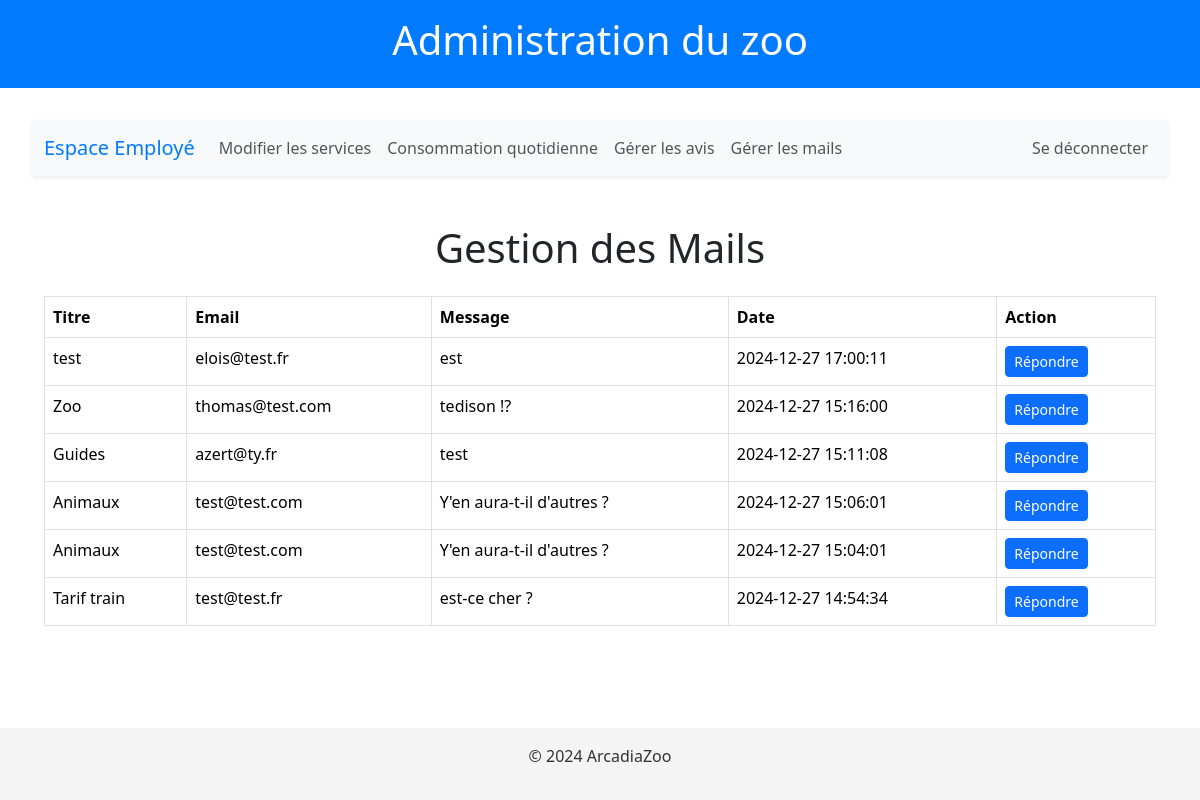
The app's page /manage-mails (signed in) with its own data.
### tables this page shows
CREATE TABLE `contacts` (
  `id` int NOT NULL,
  `title` varchar(255) NOT NULL,
  `email` varchar(255) NOT NULL,
  `message` text NOT NULL,
  `created_at` timestamp NULL DEFAULT CURRENT_TIMESTAMP,
  `status` enum('pending','replied') DEFAULT 'pending'
);

### controllers/ContactController.php (called while the page is built, shortened)
<?php
class ContactController {
    private $contactModel;
    public function __construct() {
        $this->contactModel = new Contact();
    }
    public function manageMails() {
        $mails = $this->contactModel->getAllMails();
        require_once __DIR__ . '/../views/employe/manage-mails.php';
    }
}

### public/index.php (called while the page is built, shortened)
<?php
require_once __DIR__ . '/../config/Database.php';
require_once __DIR__ . '/../controllers/ContactController.php';
require_once __DIR__ . '/../models/Contact.php';
$router = new Router();
$router->add('/', function() {
    $publicController = new PublicController();
    $publicController->home();
});
$router->add('/login', function() {
    require_once __DIR__ . '/../views/login.php';
});
$router->add('/login-submit', function() {
    $loginController = new LoginController();
    $loginController->login();
});
$router->add('/logout', function() {
    session_start();
    session_destroy();
    header('Location: /login');
    exit;
});
$router->add('/admin-dashboard', function() {
    require_once __DIR__ . '/../views/admin/admin-dashboard.php';
});
$router->add('/employee-dashboard', function() {
    require_once __DIR__ . '/../views/employe/employee-dashboard.php';
});
$router->add('/veto-dashboard', function() {
    require_once __DIR__ . '/../views/veto/veto-dashboard.php';
});
$router->add('/create-user', function() {
    $userController = new UserController();
    $userController->createUser();
});
$router->add('/create-user-submit', function() {
    $userController = new UserController();
    $userController->createUser();
});
$router->add('/showHours', function() {
    $openingHoursController = new OpeningHoursController();
    $openingHoursController->showHours();
});
$router->add('/updateHours', function() {
    $openingHoursController = new OpeningHoursController();
    $openingHoursController->updateHours();
});
$router->add('/list-habitats', function() {
    $habitatController = new HabitatController();
    $habitatController->listHabitats();
});
$router->add('/create-habitat', function() {
    $habitatController = new HabitatController();
    $habitatController->createHabitat();
});
$router->add('/create-habitat-submit', function() {
    $habitatController = new HabitatController();
    $habitatController->createHabitat();
});
$router->add('/edit-habitat', function() {
    $habitatController = new HabitatController();
    $habitatController->editHabitat();
});
$router->add('/delete-habitat', function() {
    $habitatController = new HabitatController();
    $habitatController->deleteHabitat();
});
$router->add('/list-animals', function() {
    $animalController = new AnimalController();
    $animalController->listAnimals();
});
$router->add('/create-animal', function() {
    $animalController = new AnimalController();
    $animalController->createAnimal();
});
$router->add('/create-animal-submit', function() {
    $animalController = new AnimalController();
    $animalController->createAnimal();
});
$router->add('/edit-animal', function() {
    $animalController = new AnimalController();
    $animalController->editAnimal();
});
$router->add('/delete-animal', function() {
    $animalController = new AnimalController();
    $animalController->deleteAnimal();
});
$router->add('/admin-animal-count', function() {
    $animalController = new AnimalController();
    $animalController->showAnimalCount();
});
$router->add('/list-services', function() {
    $serviceController = new ServiceController();
    $serviceController->listServices();
});
$router->add('/create-service', function() {
    $serviceController = new ServiceController();
    $serviceController->createService();
});
$router->add('/create-service-submit', function() {
    $serviceController = new ServiceController();
    $serviceController->createService();
});
$router->add('/edit-services', function() {
    $serviceController = new ServiceController();
    $serviceController->editService();
});
$router->add('/edit-service-submit', function() {
    $serviceController = new ServiceController();
    $serviceController->updateService();
});
$router->add('/edit-services', function() {
    $serviceController = new ServiceController();
    $serviceController->listService();
});
$router->add('/delete-service', function() {
    $serviceController = new ServiceController();
    $serviceController->deleteService();
});
$router->add('/add-feeding', function() {
    $feedingController = new FeedingController(new FeedingModel(), new Animal());
    $feedingController->addFeeding();
});
$router->add('/animal-consumptions', function() {
    $feedingModel = new FeedingModel();
    $feedingController = new FeedingController(new FeedingModel(), new Animal());
    $feedingController->listConsumptions();
});
$router->add('/manage-mails', function() {
    $contactController = new ContactController();
    $contactController->manageMails();
});
$router->add('/reply', function() {
    $id = $_GET['id'] ?? null;
    $contactController = new ContactController();
    $contactController->reply($id);
});
$router->add('/send-reply', function() {
    $contactController = new ContactController();
    $contactController->sendReply();
});
$router->add('/animal-reports', function() {
    $reportController = new ReportController();
    $reportController->listReports();
});
$router->add('/add-animal-report', function() {
    $reportController = new ReportController();
    $reportController->addReport();
});
$router->add('/add-habitat-review', function() {
    $habitatController = new HabitatController();
    $habitatController->addReview();
});
$router->add('/dashboard', function() {
    $adminController = new AdminController();
    $adminController->dashboard();
});
$router->add('/manage-reviews', function() {
    $reviewController = new ReviewController();
    $reviewController->manageReviews();
});
$router->add('/update-review', function() {
    $reviewController = new ReviewController();
    $reviewController->updateReview();
});
$router->add('/home', function() {
    $publicController = new PublicController();
    $publicController->home();
});
$router->add('/services', function() {
    $publicController = new PublicController();
    $publicController->services();
});
$router->add('/habitats', function() {
    $publicController = new PublicController();
    $publicController->showHabitats();
});
$router->add('/animal', function() {
    $animalController = new AnimalController();
    $animalController->showAnimalDetails();
});
$router->add('/notice', function() {
    $publicController = new PublicController();
    $publicController->notice();
});
$router->add('/submit-review', function() {
    $reviewController = new ReviewController();
    $reviewController->submitReview();
});
$router->add('/manage-reviews', function() {
    $reviewController = new ReviewController();
    $reviewController->manageReviews();
});
$router->add('/update-review', function() {
    $reviewController = new ReviewController();
    $reviewController->updateReview();
});
$router->add('/contact', function() {
    $contactController = new ContactController();
    $contactController->submitContact();
});
$router->add('/legacy', function() {
    $publicController = new PublicController();
    $publicController->legalNotice();
});
$requestPath = parse_url($_SERVER['REQUEST_URI'], PHP_URL_PATH);
$router->dispatch($requestPath);

### models/Contact.php (called while the page is built, shortened)
<?php
class Contact {
    private $conn;
    public function __construct() {
        $database = new Database();
        $this->conn = $database->getConnection();
    }
    public function getAllMails() {
        $query = $this->conn->prepare('SELECT * FROM contacts ORDER BY created_at DESC');
        $query->execute();
        return $query->fetchAll(PDO::FETCH_ASSOC);
    }
}

### config/Database.php (called while the page is built, shortened)
<?php
class Database {
    private $host = 'localhost';
    private $dName = 'arcadia';
    private $username = 'eliess';
    private $password = 'Eliess2001#@!';
    public function getConnection() {
        $this->conn = null;
        try {
            $this->conn = new PDO("mysql:host={$this->host};dbname={$this->dName}", $this->username, $this->password);
            $this->conn->setAttribute(PDO::ATTR_ERRMODE, PDO::ERRMODE_EXCEPTION);
        } catch (PDOException $exception) {
            echo "Erreur de connexion : " . $exception->getMessage();
        }
        return $this->conn;
    }
}

### views/employe/manage-mails.php (the view, shortened to what this page needs)
<?php include __DIR__ . '/../template/header.php'; ?>
<nav class="navbar navbar-expand-lg navbar-light bg-light shadow-sm">
    <div class="container-fluid">
        <a class="navbar-brand" href="/employee-dashboard">Espace Employé</a>
        <div class="collapse navbar-collapse" id="navbarNav">
            <ul class="navbar-nav">
                <li class="nav-item">
                    <a class="nav-link" href="/edit-services">Modifier les services</a>
                </li>
                <li class="nav-item">
                    <a class="nav-link" href="/add-feeding">Consommation quotidienne</a>
                </li>
                <li class="nav-item">
                    <a class="nav-link" href="/manage-reviews">Gérer les avis</a>
                </li>
                <li class="nav-item">
                    <a class="nav-link" href="/manage-mails">Gérer les mails</a>
                </li>
            </ul>
            <ul class="navbar-nav ms-auto">
                <li class="nav-item">
                    <a class="nav-link btn btn-outline-danger" href="/logout">Se déconnecter</a>
                </li>
            </ul>
        </div>
    </div>
</nav>
<div class="container mt-5">
    <h1 class="text-center">Gestion des Mails</h1>
    <table class="table table-bordered mt-4">
        <thead>
            <tr>
                <th>Titre</th>
                <th>Email</th>
                <th>Message</th>
                <th>Date</th>
                <th>Action</th>
            </tr>
        </thead>
        <tbody>
            <?php foreach ($mails as $mail): ?>
                <tr>
                    <td><?= htmlspecialchars($mail['title']) ?></td>
                    <td><?= htmlspecialchars($mail['email']) ?></td>
                    <td><?= htmlspecialchars($mail['message']) ?></td>
                    <td><?= htmlspecialchars($mail['created_at']) ?></td>
                    <td>
                        <a href="/reply?id=<?= $mail['id'] ?>" class="btn btn-primary btn-sm">Répondre</a>
                    </td>
                </tr>
            <?php endforeach; ?>
        </tbody>
    </table>
</div>
<?php include __DIR__ . '/../template/footer.php'; ?>

### public/css/styles.css (style rules this page uses)
body { font-family: 'Roboto', sans-serif; line-height: 1.6; margin: 0; padding: 0; }
.navbar-light .navbar-nav .nav-link { color: #555 !important; }
.navbar-light .navbar-brand { color: #007bff !important; }
.navbar-light .navbar-nav .btn-outline-danger { border-color: #dc3545; }

### records on screen
contacts: title "test", email "elois@test.fr", message "est", created_at "2024-12-27 17:00:11"
contacts: title "Zoo", email "thomas@test.com", message "tedison !?", created_at "2024-12-27 15:16:00"
contacts: title "Guides", email "azert@ty.fr", message "test", created_at "2024-12-27 15:11:08"
contacts: title "Animaux", email "test@test.com", message "Y'en aura-t-il d'autres ?", created_at "2024-12-27 15:06:01"
contacts: title "Animaux", email "test@test.com", message "Y'en aura-t-il d'autres ?", created_at "2024-12-27 15:04:01"
contacts: title "Tarif train", email "test@test.fr", message "est-ce cher ?", created_at "2024-12-27 14:54:34"
